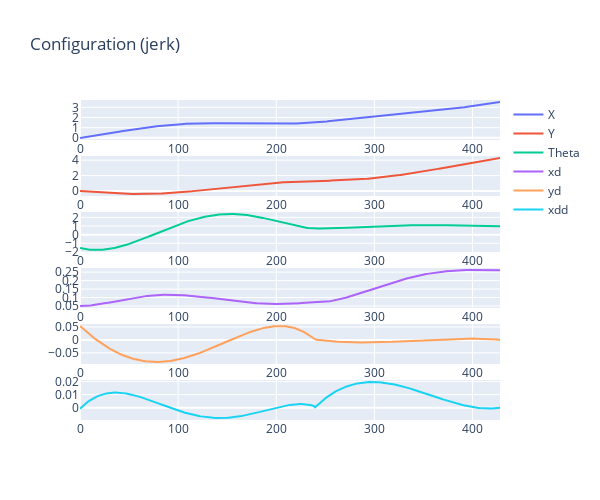
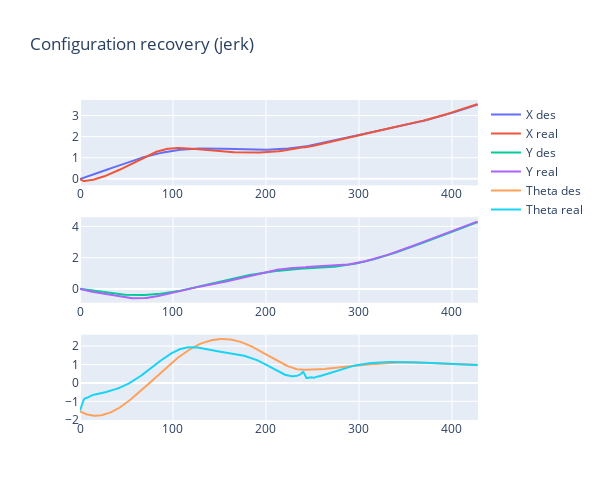
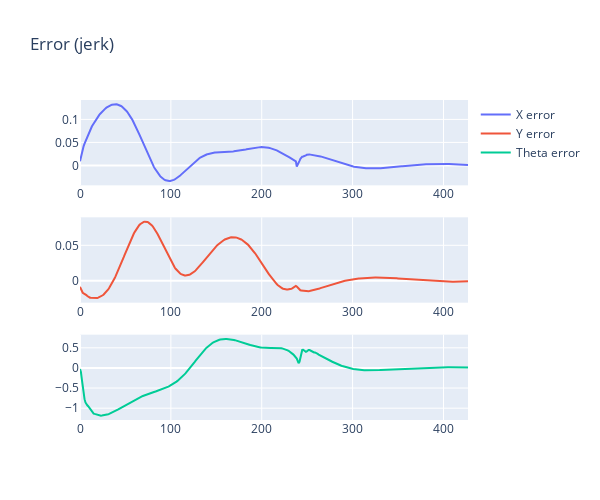
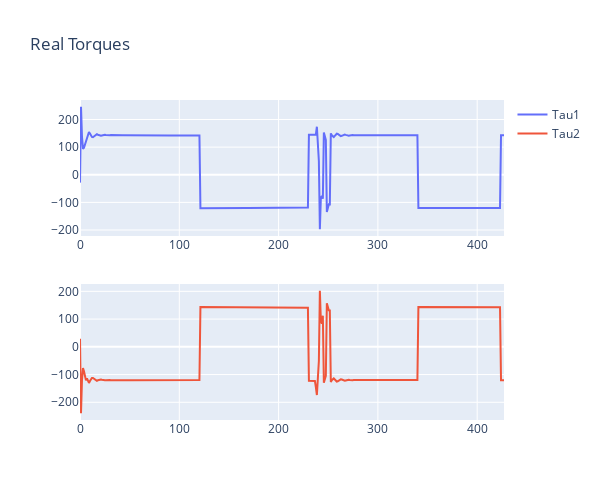

These figures' notebook cell, in order:
### Code cell
evaluate = State_Reconstruction(rrt.confs, rrt.commands, rrt.accs_robF, jerk)
evaluate.rec_states()
evaluate.plot_stuff()

### Figure 1 — Plotly figure (JSON) as saved in the notebook; plotly's stock layout.template omitted (floating-point values rounded to 4 significant figures; data arrays with more than 128 entries replaced by an {"elided": "..."} marker saying what was removed)
{"data": [{"name": "X ", "type": "scatter", "x": {"elided": "428 float values"}, "xaxis": "x", "y": {"elided": "428 float values"}, "yaxis": "y"}, {"name": "Y ", "type": "scatter", "x": {"elided": "428 float values"}, "xaxis": "x2", "y": {"elided": "428 float values"}, "yaxis": "y2"}, {"name": "Theta ", "type": "scatter", "x": {"elided": "428 float values"}, "xaxis": "x3", "y": {"elided": "428 float values"}, "yaxis": "y3"}, {"name": "xd ", "type": "scatter", "x": {"elided": "428 float values"}, "xaxis": "x4", "y": {"elided": "428 float values"}, "yaxis": "y4"}, {"name": "yd ", "type": "scatter", "x": {"elided": "428 float values"}, "xaxis": "x5", "y": {"elided": "428 float values"}, "yaxis": "y5"}, {"name": "xdd ", "type": "scatter", "x": {"elided": "428 float values"}, "xaxis": "x6", "y": {"elided": "428 float values"}, "yaxis": "y6"}], "layout": {"height": 500, "title": {"text": "Configuration (jerk)"}, "width": 600, "xaxis": {"anchor": "y", "domain": [0, 1]}, "xaxis2": {"anchor": "y2", "domain": [0, 1]}, "xaxis3": {"anchor": "y3", "domain": [0, 1]}, "xaxis4": {"anchor": "y4", "domain": [0, 1]}, "xaxis5": {"anchor": "y5", "domain": [0, 1]}, "xaxis6": {"anchor": "y6", "domain": [0, 1]}, "yaxis": {"anchor": "x", "domain": [0.875, 1]}, "yaxis2": {"anchor": "x2", "domain": [0.7, 0.825]}, "yaxis3": {"anchor": "x3", "domain": [0.525, 0.65]}, "yaxis4": {"anchor": "x4", "domain": [0.35, 0.475]}, "yaxis5": {"anchor": "x5", "domain": [0.175, 0.3]}, "yaxis6": {"anchor": "x6", "domain": [0, 0.125]}}}

### Figure 2 — Plotly figure (JSON) as saved in the notebook; plotly's stock layout.template omitted (floating-point values rounded to 4 significant figures; data arrays with more than 128 entries replaced by an {"elided": "..."} marker saying what was removed)
{"data": [{"name": "X des", "type": "scatter", "x": {"elided": "428 float values"}, "xaxis": "x", "y": {"elided": "428 float values"}, "yaxis": "y"}, {"name": "X real", "type": "scatter", "x": {"elided": "428 float values"}, "xaxis": "x", "y": {"elided": "427 float values"}, "yaxis": "y"}, {"name": "Y des", "type": "scatter", "x": {"elided": "428 float values"}, "xaxis": "x2", "y": {"elided": "428 float values"}, "yaxis": "y2"}, {"name": "Y real", "type": "scatter", "x": {"elided": "428 float values"}, "xaxis": "x2", "y": {"elided": "427 float values"}, "yaxis": "y2"}, {"name": "Theta des", "type": "scatter", "x": {"elided": "428 float values"}, "xaxis": "x3", "y": {"elided": "428 float values"}, "yaxis": "y3"}, {"name": "Theta real", "type": "scatter", "x": {"elided": "428 float values"}, "xaxis": "x3", "y": {"elided": "427 float values"}, "yaxis": "y3"}], "layout": {"height": 500, "title": {"text": "Configuration recovery (jerk)"}, "width": 600, "xaxis": {"anchor": "y", "domain": [0, 1]}, "xaxis2": {"anchor": "y2", "domain": [0, 1]}, "xaxis3": {"anchor": "y3", "domain": [0, 1]}, "yaxis": {"anchor": "x", "domain": [0.7333, 1]}, "yaxis2": {"anchor": "x2", "domain": [0.3667, 0.6333]}, "yaxis3": {"anchor": "x3", "domain": [0, 0.2667]}}}

### Figure 3 — Plotly figure (JSON) as saved in the notebook; plotly's stock layout.template omitted (floating-point values rounded to 4 significant figures; data arrays with more than 128 entries replaced by an {"elided": "..."} marker saying what was removed)
{"data": [{"name": "X error ", "type": "scatter", "x": {"elided": "427 float values"}, "xaxis": "x", "y": {"elided": "427 float values"}, "yaxis": "y"}, {"name": "Y error ", "type": "scatter", "x": {"elided": "427 float values"}, "xaxis": "x2", "y": {"elided": "427 float values"}, "yaxis": "y2"}, {"name": "Theta error ", "type": "scatter", "x": {"elided": "427 float values"}, "xaxis": "x3", "y": {"elided": "427 float values"}, "yaxis": "y3"}], "layout": {"height": 500, "title": {"text": "Error (jerk)"}, "width": 600, "xaxis": {"anchor": "y", "domain": [0, 1]}, "xaxis2": {"anchor": "y2", "domain": [0, 1]}, "xaxis3": {"anchor": "y3", "domain": [0, 1]}, "yaxis": {"anchor": "x", "domain": [0.7333, 1]}, "yaxis2": {"anchor": "x2", "domain": [0.3667, 0.6333]}, "yaxis3": {"anchor": "x3", "domain": [0, 0.2667]}}}

### Figure 4 — Plotly figure (JSON) as saved in the notebook; plotly's stock layout.template omitted (floating-point values rounded to 4 significant figures; data arrays with more than 128 entries replaced by an {"elided": "..."} marker saying what was removed)
{"data": [{"name": "Tau1 ", "type": "scatter", "x": {"elided": "427 float values"}, "xaxis": "x", "y": {"elided": "427 float values"}, "yaxis": "y"}, {"name": "Tau2 ", "type": "scatter", "x": {"elided": "427 float values"}, "xaxis": "x2", "y": {"elided": "427 float values"}, "yaxis": "y2"}], "layout": {"height": 500, "title": {"text": "Real Torques"}, "width": 600, "xaxis": {"anchor": "y", "domain": [0, 1]}, "xaxis2": {"anchor": "y2", "domain": [0, 1]}, "yaxis": {"anchor": "x", "domain": [0.575, 1]}, "yaxis2": {"anchor": "x2", "domain": [0, 0.425]}}}
